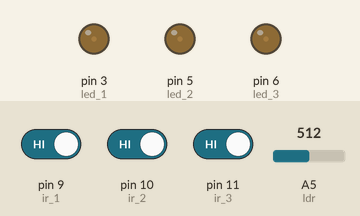
A sketch run on a simulated Arduino Uno, built with avr-gcc and run on an emulated ATmega328P. On the bench: output pins drawn as LEDs (lit = HIGH). Inputs (shaded band) come from the test bench; at power-on: A5 (ldr) = 512, pin 9 (ir_1) HIGH, pin 10 (ir_2) HIGH, pin 11 (ir_3) HIGH. What the sketch prints to the serial monitor is not drawn.

Above: at 1.2 s.
1.3 s: A5 (ldr) set to 10
At 1.7 s:
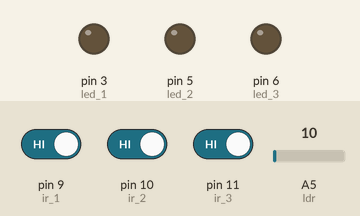
2.8 s: A5 (ldr) set to 122
At 4.0 s:
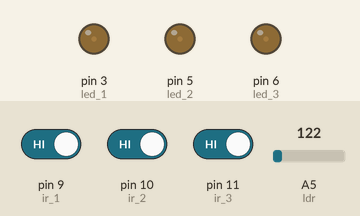
4.3 s: pin 9 (ir_1) driven LOW
5.8 s: pin 10 (ir_2) driven LOW
At 6.3 s:
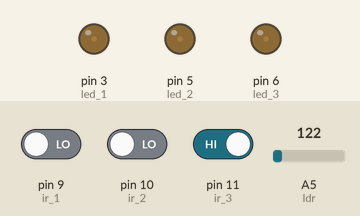
7.3 s: pin 11 (ir_3) driven LOW
At 8.5 s:
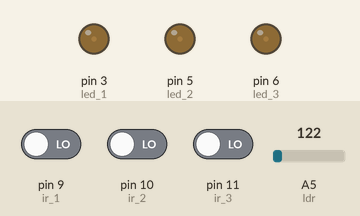
8.8 s: pin 9 (ir_1) driven HIGH
At 9.9 s:
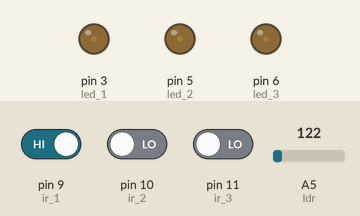
Timing chart, 0 to 11.3 s (numbered marks = the images above; inputs shaded):
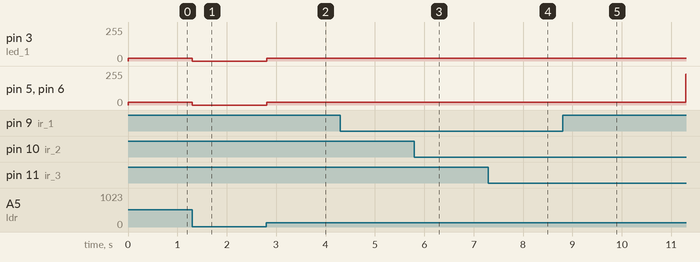

Measured:
- after the input at 1.3 s, pin 3 (led_1), pin 5 (led_2), pin 6 (led_3): 20/255 → 0/255 at once
- after the input at 2.8 s, pin 3 (led_1), pin 5 (led_2), pin 6 (led_3): 0/255 → 20/255 at once
- after the input at 5.8 s, pin 3 (led_1): stays 20/255 (without the input it goes to 232/255 after 1.5 s)
- after the input at 7.3 s, pin 3 (led_1), pin 5 (led_2): stays 20/255 (without the input it goes to 232/255 after 1.2 s)
- after the input at 8.8 s, pin 3 (led_1), pin 5 (led_2), pin 6 (led_3): stays 20/255 (without the input it goes to 232/255 after 0.83 s)

The sketch:

final1.0.ino
```cpp
const int led_1 = 3;
const int led_2 = 5;
const int led_3 = 6;
const int ir_1 = 9;
const int ir_2 = 10;
const int ir_3 = 11;
const int ldr = A5;
int b = 0;
int c = 0;
int d = 0;
void setup() {
// put your setup code here, to run once:
pinMode(led_1,OUTPUT);
pinMode(led_2,OUTPUT);
pinMode(led_3,OUTPUT);
pinMode(ir_1,INPUT);
pinMode(ir_2,INPUT);
pinMode(ir_3,INPUT);
pinMode(ldr,INPUT);
Serial.begin(9600);
}
void loop() {
// put your main code here, to run repeatedly:
int a = 40;//analogRead(ldr);
b = digitalRead(ir_1);
c = digitalRead(ir_2);
d = digitalRead(ir_3);
int threshold = analogRead(ldr);
Serial.println(ldr);
//delay(5);
if (a <= threshold){
int min = 20;
int max = 1000;
analogWrite(led_1,min);
analogWrite(led_2,min);
analogWrite(led_3,min);
if (b == LOW){
analogWrite(led_1,max);
} else
{
analogWrite(led_1,min);
}
if (c == LOW){
analogWrite(led_2,max);
} else
{
analogWrite(led_2,min);
}
if (d == LOW){
analogWrite(led_3,max);
} else
{
analogWrite(led_3,min);
}
}else
{digitalWrite(led_1,LOW);
digitalWrite(led_2,LOW);
digitalWrite(led_3,LOW);}
}
```
